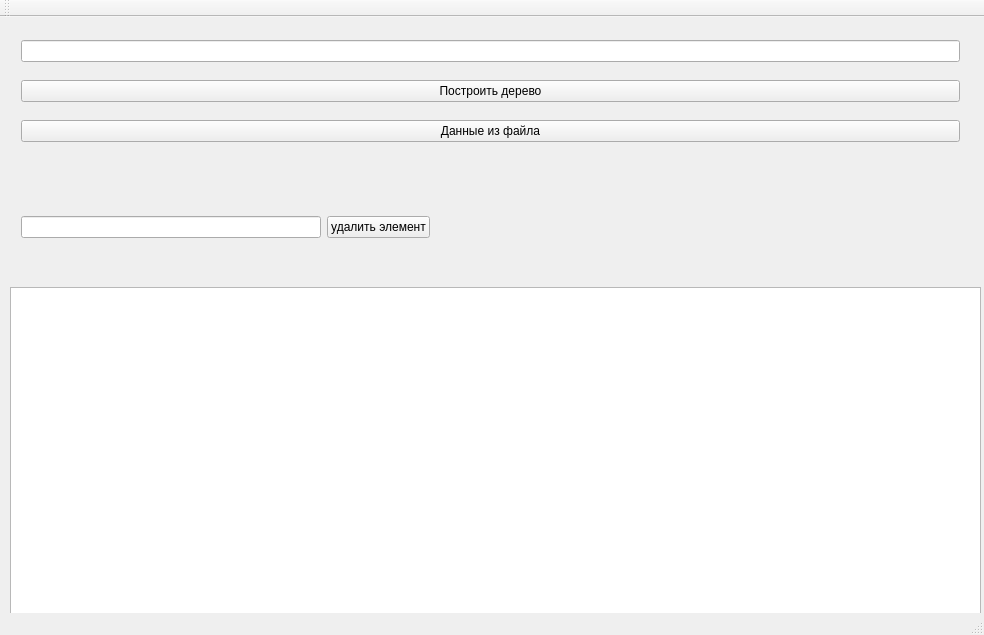
<?xml version="1.0" encoding="UTF-8"?>
<ui version="4.0">
 <class>MainWindow</class>
 <widget class="QMainWindow" name="MainWindow">
  <property name="geometry">
   <rect>
    <x>0</x>
    <y>0</y>
    <width>984</width>
    <height>635</height>
   </rect>
  </property>
  <property name="windowTitle">
   <string>MainWindow</string>
  </property>
  <widget class="QWidget" name="centralWidget">
   <widget class="QWidget" name="verticalLayoutWidget">
    <property name="geometry">
     <rect>
      <x>10</x>
      <y>0</y>
      <width>961</width>
      <height>151</height>
     </rect>
    </property>
    <layout class="QVBoxLayout" name="verticalLayout">
     <item>
      <widget class="QLineEdit" name="input_tree"/>
     </item>
     <item>
      <widget class="QPushButton" name="printTree">
       <property name="text">
        <string>Построить дерево</string>
       </property>
      </widget>
     </item>
     <item>
      <widget class="QPushButton" name="choose_file">
       <property name="text">
        <string>Данные из файла</string>
       </property>
      </widget>
     </item>
    </layout>
   </widget>
   <widget class="QGraphicsView" name="graphicsView">
    <property name="geometry">
     <rect>
      <x>10</x>
      <y>270</y>
      <width>971</width>
      <height>331</height>
     </rect>
    </property>
   </widget>
   <widget class="QWidget" name="horizontalLayoutWidget">
    <property name="geometry">
     <rect>
      <x>10</x>
      <y>170</y>
      <width>431</width>
      <height>81</height>
     </rect>
    </property>
    <layout class="QHBoxLayout" name="horizontalLayout">
     <item>
      <widget class="QLineEdit" name="input_del"/>
     </item>
     <item>
      <widget class="QPushButton" name="delete_elem">
       <property name="text">
        <string>удалить элемент</string>
       </property>
      </widget>
     </item>
    </layout>
   </widget>
  </widget>
  <widget class="QToolBar" name="mainToolBar">
   <attribute name="toolBarArea">
    <enum>TopToolBarArea</enum>
   </attribute>
   <attribute name="toolBarBreak">
    <bool>false</bool>
   </attribute>
  </widget>
  <widget class="QStatusBar" name="statusBar"/>
 </widget>
 <layoutdefault spacing="6" margin="11"/>
 <resources/>
 <connections/>
</ui>
